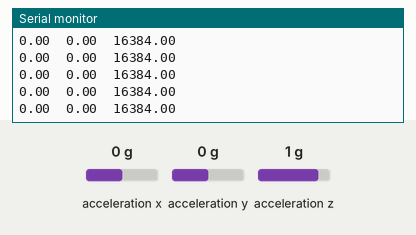
Recording of a sketch running on a simulated Arduino Uno, built with avr-gcc and run on an emulated ATmega328P. Shown: the last lines printed to the serial monitor. Wiring (inferred from the names in the program): MPU-6050 motion sensor at I2C address 0x68. The inputs (shaded band) are chosen by the test bench; at power-on: acceleration x 0 g, acceleration y 0 g, acceleration z 1 g.

Above: at 2.2 s.
2.3 s: acceleration x set to -1.4 g
At 3.2 s:
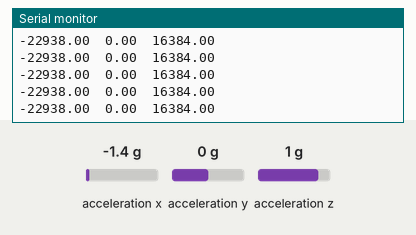
5.3 s: acceleration y set to -1.4 g
At 6.1 s:
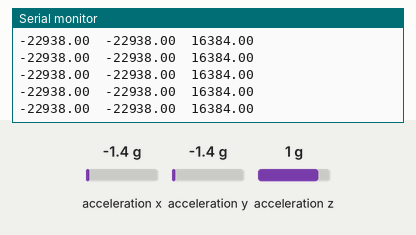
8.3 s: acceleration z set to -1.4 g
At 9.4 s:
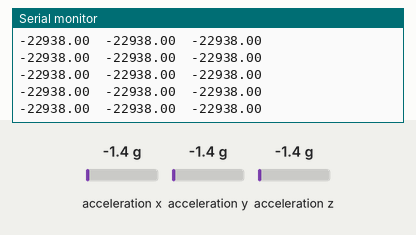

Measured:
- after the input at 2.3 s, the serial monitor: prints a new line after 0.08 s (image 1)
- after the input at 5.3 s, the serial monitor: prints a new line after 0.08 s (image 2)
- after the input at 8.3 s, the serial monitor: prints a new line after 0.08 s (image 3)

The sketch:

giroSimple3.ino
```cpp
#include <SPI.h>

#include <Wire.h>

#define MPU 0x68  // I2C address of the MPU-6050


double AcX,AcY,AcZ;

void setup(){
  Serial.begin(9600);
  init_MPU(); // Inizializzazione MPU6050
}


void loop()

{

  FunctionsMPU(); // Acquisisco assi AcX, AcY, AcZ.

  Serial.print(AcX);
  Serial.print("\t");
  Serial.print(AcY);
  Serial.print("\t");
  Serial.print(AcZ);
  Serial.print("\t");
  Serial.println("");
}


void init_MPU(){

  Wire.begin();

  Wire.beginTransmission(MPU);

  Wire.write(0x6B);  // PWR_MGMT_1 register

  Wire.write(0);     // set to zero (wakes up the MPU-6050)

  Wire.endTransmission(true);

  delay(1000);

}


//Funzione per l'acquisizione degli assi X,Y,Z del MPU6050

void FunctionsMPU(){

  Wire.beginTransmission(MPU);

  Wire.write(0x3B);  // starting with register 0x3B (ACCEL_XOUT_H)

  Wire.endTransmission(false);

  Wire.requestFrom(MPU,6,true);  // request a total of 14 registers

  AcX=Wire.read()<<8|Wire.read();  // 0x3B (ACCEL_XOUT_H) & 0x3C (ACCEL_XOUT_L)

  AcY=Wire.read()<<8|Wire.read();  // 0x3D (ACCEL_YOUT_H) & 0x3E (ACCEL_YOUT_L)

  AcZ=Wire.read()<<8|Wire.read();  // 0x3D (ACCEL_YOUT_H) & 0x3E (ACCEL_YOUT_L)

}
```
